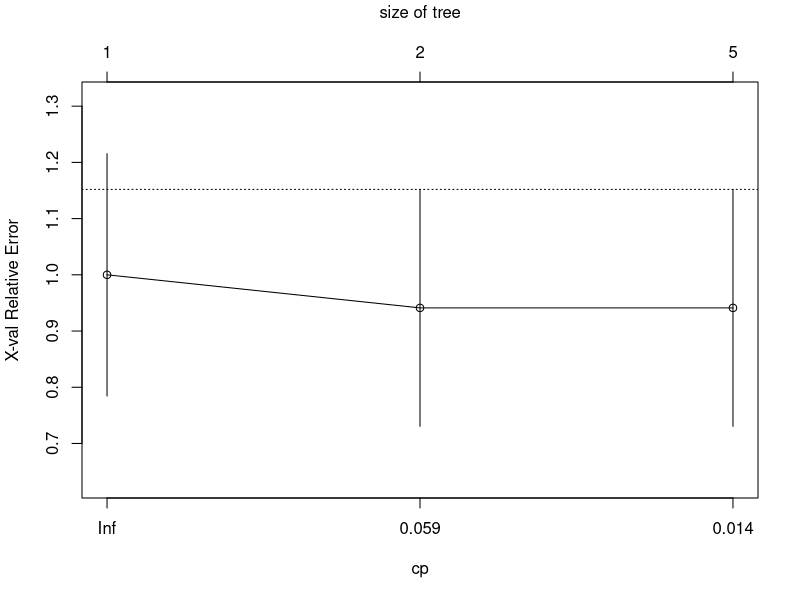
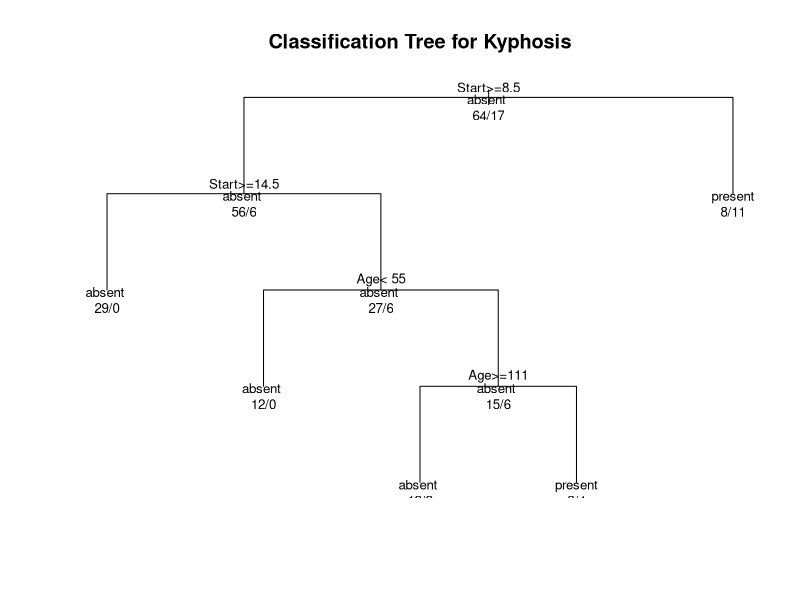

R code for these plots, in order:
library(e1071)
library(rpart)
fitK <- rpart(Kyphosis ~ Age + Number + Start, method="class", data=kyphosis)
printcp(fitK)
plotcp(fitK) 
summary(fitK)

plot(fitK, uniform=TRUE, main="Classification Tree for Kyphosis")
text(fitK, use.n=TRUE, all=TRUE, cex=.8)

